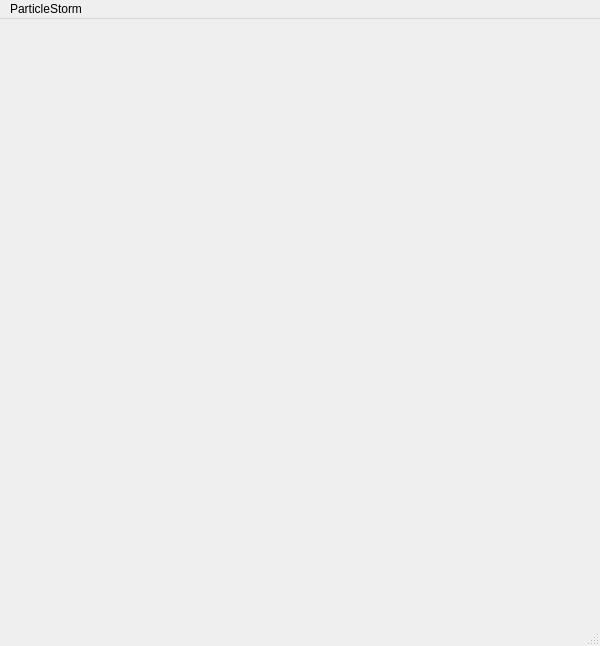
<?xml version="1.0" encoding="UTF-8"?>
<ui version="4.0">
 <class>MainWindow</class>
 <widget class="QMainWindow" name="MainWindow">
  <property name="geometry">
   <rect>
    <x>0</x>
    <y>0</y>
    <width>600</width>
    <height>646</height>
   </rect>
  </property>
  <property name="windowTitle">
   <string>MainWindow</string>
  </property>
  <widget class="QWidget" name="centralWidget">
   <widget class="QLabel" name="label">
    <property name="geometry">
     <rect>
      <x>0</x>
      <y>0</y>
      <width>600</width>
      <height>600</height>
     </rect>
    </property>
    <property name="sizePolicy">
     <sizepolicy hsizetype="Fixed" vsizetype="Fixed">
      <horstretch>0</horstretch>
      <verstretch>0</verstretch>
     </sizepolicy>
    </property>
    <property name="minimumSize">
     <size>
      <width>600</width>
      <height>600</height>
     </size>
    </property>
    <property name="maximumSize">
     <size>
      <width>600</width>
      <height>600</height>
     </size>
    </property>
    <property name="text">
     <string>&lt;img src=&quot;:/Images/Resources/Title.jpg&quot; /&gt;</string>
    </property>
    <property name="openExternalLinks">
     <bool>true</bool>
    </property>
   </widget>
  </widget>
  <widget class="QMenuBar" name="menuBar">
   <property name="geometry">
    <rect>
     <x>0</x>
     <y>0</y>
     <width>600</width>
     <height>24</height>
    </rect>
   </property>
   <widget class="QMenu" name="menuParticleStorm">
    <property name="title">
     <string>ParticleStorm</string>
    </property>
    <addaction name="actionStart"/>
    <addaction name="actionQuit"/>
   </widget>
   <addaction name="menuParticleStorm"/>
  </widget>
  <widget class="QStatusBar" name="statusBar"/>
  <action name="actionStart">
   <property name="text">
    <string>Start</string>
   </property>
  </action>
  <action name="actionQuit">
   <property name="text">
    <string>Quit</string>
   </property>
  </action>
 </widget>
 <layoutdefault spacing="6" margin="11"/>
 <resources/>
 <connections/>
</ui>
